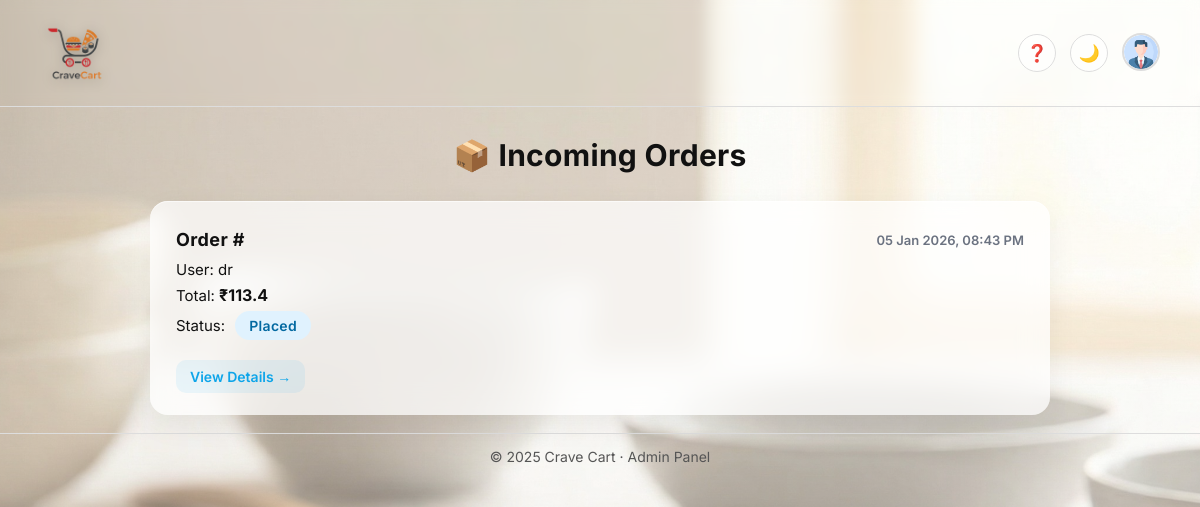
/admin-panel/orders/ (signed in), run on an earlier commit of the app's database.
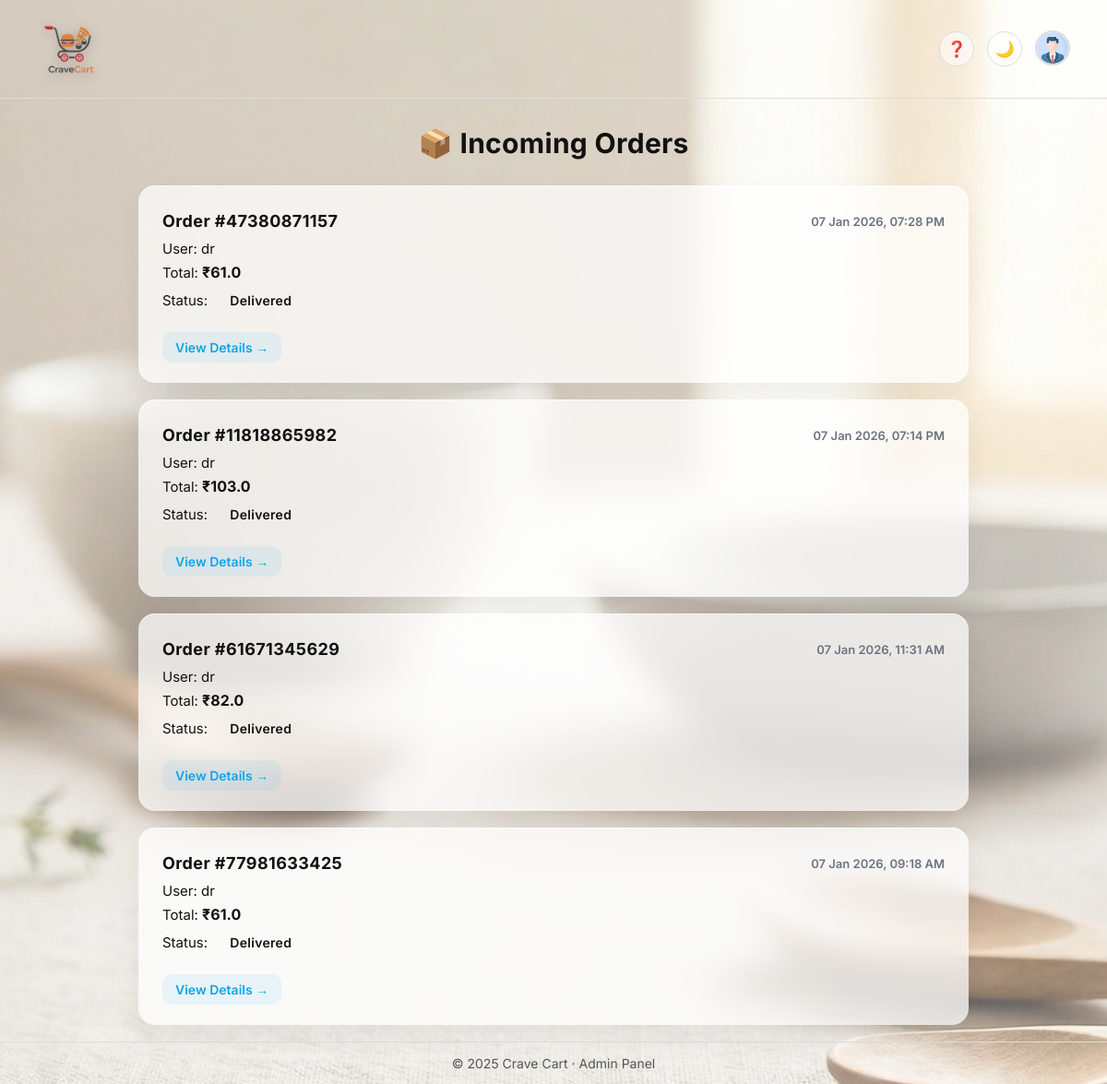
And on a later commit of the database.
### delivery/models.py (models this page shows, shortened)
class Order(models.Model):
    STATUS_CHOICES = [
        ("PLACED", "Placed"),
        ("PREPARING", "Preparing"),
        ("OUT_FOR_DELIVERY", "Out for Delivery"),
        ("DELIVERED", "Delivered"),
        ("CANCELLED", "Cancelled"),
    ]
    order_number = models.CharField(max_length=11, unique=True, blank=True, null=True)
    user = models.ForeignKey(User, on_delete=models.CASCADE)
    coupon_code = models.CharField(max_length=50, blank=True, null=True)
    coupon_discount = models.DecimalField(
        max_digits=10,
        decimal_places=2,
        default=0
    )
    subtotal = models.FloatField(default=0)
    gst_percent = models.PositiveIntegerField(default=5)
    gst_amount = models.FloatField(default=0)
    delivery_fee = models.FloatField(default=0)
    total_amount = models.FloatField(default=0)
    payment_id = models.CharField(max_length=200)
    status = models.CharField(max_length=20, choices=STATUS_CHOICES, default="PLACED")
    created_at = models.DateTimeField(auto_now_add=True)
    delivered_at = models.DateTimeField(null=True, blank=True)
    rating = models.PositiveSmallIntegerField(null=True, blank=True)
    review = models.TextField(blank=True)

class User(models.Model):
    username = models.CharField(max_length=150, unique=True)
    first_name = models.CharField(max_length=30)
    last_name = models.CharField(max_length=30)
    password = models.CharField(max_length=128)
    email = models.EmailField(unique=True)
    mobile = models.CharField(max_length=15)
    address = models.TextField()

### delivery/views.py (the view)
# urls.py: path("admin-panel/orders/", views.admin_orders, name="admin_orders"),
def admin_orders(request):
    if request.session.get("username") != "admin":
        return redirect("signin")
    orders = Order.objects.all().order_by("-created_at")
    return render(request, "admin_orders.html", {
        "orders": orders
    })

### delivery/context_processors.py (called while the page is built)
def cart_count_processor(request):
    cart_count = 0
    username = request.session.get("username")
    if username:
        cart = Cart.objects.filter(username=username).first()
        if cart:
            cart_count = (
                CartItem.objects
                .filter(cart=cart)
                .aggregate(total=Sum("quantity"))["total"]
                or 0
            )
    return {
        "cart_count": cart_count
    }

### delivery/templates/admin_orders.html (shortened to what this page needs)
{% load static %}
<!DOCTYPE html>
<html lang="en">
<head>
  <link rel="stylesheet" href="{% static 'css/sign_style.css' %}">
  <link rel="stylesheet" href="{% static 'css/admin_orders.css' %}">
</head>
<body>
<header class="header">
    <div class="brand">
        <a href="{% url 'home' %}" class="logo-link">
            <img src="{% static 'images/logoo.png' %}" alt="Crave Cart Logo" class="logo">
        </a>
    </div>
    <div class="header-actions">
        <button class="icon-btn" title="Help">❓</button>
        <button class="icon-btn theme-btn" onclick="toggleTheme()" title="Toggle theme">
            <span id="themeIcon">🌙</span>
        </button>
        <div class="profile-menu">
            <button class="profile-avatar" onclick="toggleProfileMenu(event)">
                <img src="{% static 'images/profile.png' %}" alt="Profile">
            </button>
        </div>
    </div>
</header>
  <h2>📦 Incoming Orders</h2>
  {% if orders %}
    {% for order in orders %}
      <div class="admin-order-card">
        <div class="top">
          <strong>Order #{{ order.order_number }}</strong>
          <span>{{ order.created_at|date:"d M Y, h:i A" }}</span>
        </div>
        <div class="detail">
          <span class="label">User:</span>
          <span class="value">{{ order.user.username }}</span>
        </div>
        <div class="detail">
          <span class="label">Total:</span>
          <span class="value amount">₹{{ order.total_amount }}</span>
        </div>
        <div class="detail">
          <span class="label">Status:</span>
          <span class="status {{ order.status }}">
            {{ order.get_status_display }}
          </span>
        </div>
        <a class="view-btn" href="{% url 'admin_order_detail' order.id %}">
          View Details →
        </a>
      </div>
    {% endfor %}
  {% else %}
    <p class="empty-text">No orders yet 📭</p>
  {% endif %}
<footer class="footer">
    © 2025 Crave Cart · Admin Panel
</footer>
</body>
</html>

### delivery/static/css/sign_style.css (style rules this page uses)
:root { --bg: #ffffff; --text: #111111; --muted: #555; --primary: #000000; --border: #ddd; }
* { margin: 0; padding: 0; box-sizing: border-box; font-family: 'Inter', sans-serif; }
body { min-height: 100vh; background: radial-gradient(circle at top, rgba(255,255,255,0.40), rgba(255,255,255,0.40) ), url("../images/bg-light.jpg") center / cover no-repeat; background-attachment: fixed; color: var(--text); transition: background 0.3s ease, color 0.3s ease; }
.header { backdrop-filter: blur(8px); padding: 18px 40px; display: flex; justify-content: space-between; align-items: center; border-bottom: 1px solid var(--border); backdrop-filter: blur(6px); }
.logo-link { display: flex; align-items: center; text-decoration: none; }
.logo { object-fit: contain; border-radius: 10px; padding: 6px; height: 70px; width: auto; background: transparent; filter: drop-shadow(0 2px 6px rgba(0,0,0,0.25)); transition: transform 0.2s ease, filter 0.2s ease; }
.header-actions { display: flex; align-items: center; gap: 14px; }
.icon-btn { width: 38px; height: 38px; border-radius: 50%; border: 1px solid var(--border); background: rgba(255,255,255,0.55); display: flex; align-items: center; justify-content: center; cursor: pointer; font-size: 17px; backdrop-filter: blur(6px); transition: background 0.2s ease, transform 0.15s ease; }
.profile-menu { position: relative; }
.profile-avatar { width: 38px; height: 38px; border-radius: 50%; border: 2px solid var(--border); background: none; padding: 0; cursor: pointer; overflow: hidden; }
.profile-avatar img { width: 100%; height: 100%; object-fit: cover; transition: transform 0.2s ease; }
.footer { text-align: center; padding: 14px; border-top: 1px solid var(--border); font-size: 14px; color: var(--muted); }
.brand { display: flex; align-items: center; }

### delivery/static/css/admin_orders.css (style rules this page uses)
h2 { text-align: center; font-size: 30px; font-weight: 700; margin: 30px 0; letter-spacing: 0.3px; margin-bottom: 28px; color: var(--text-primary); }
.admin-order-card { background: rgba(255, 255, 255, 0.72); backdrop-filter: blur(14px); box-shadow: 0 10px 30px rgba(0, 0, 0, 0.06), inset 0 1px 0 rgba(255, 255, 255, 0.6); transition: transform 0.25s ease, box-shadow 0.25s ease; position: relative; border-radius: 18px; padding: 22px 26px; margin: 18px auto; max-width: 900px; }
.admin-order-card::before { content: ""; position: absolute; left: 0; top: 0; height: 100%; width: 6px; border-radius: 18px 0 0 18px; background: var(--border-glow); }
.admin-order-card .top { display: flex; justify-content: space-between; align-items: center; margin-bottom: 12px; font-weight: 600; margin-bottom: 10px; color: var(--text-primary); }
.admin-order-card .top strong { font-size: 18px; font-weight: 700; letter-spacing: 0.4px; }
.admin-order-card .top span { font-size: 13px; color: #6b7280; }
.admin-order-card div { margin: 6px 0; font-size: 15px; color: var(--text-secondary); }
.admin-order-card .amount { font-size: 16px; font-weight: 700; }
.status { display: inline-block; border-radius: 999px; font-weight: 600; margin-left: 6px; letter-spacing: 0.3px; padding: 6px 14px; font-weight: 600; font-size: 14px; }
.status.DELIVERED { background: var(--status-delivered-bg); color: var(--status-delivered-text); }
.admin-order-card a { display: inline-block; margin-top: 14px; text-decoration: none; font-weight: 600; font-size: 14px; color: #0ea5e9; padding: 8px 14px; border-radius: 10px; transition: all 0.25s ease; background: rgba(14, 165, 233, 0.08); }
.view-btn { display: inline-block; margin-top: 14px; padding: 10px 18px; border-radius: 999px; background: rgba(14,165,233,0.12); color: var(--accent); font-weight: 600; text-decoration: none; transition: all 0.25s ease; }
header.header { position: sticky; top: 0; z-index: 99999; }
.profile-menu { position: relative; z-index: 100000; }
body { overflow: visible; }
body, .container, .orders-wrapper { overflow: visible !important; }
header.header, .profile-menu, .profile-dropdown { z-index: 999999 !important; }

What changed in the data, as far as the page shows it:
removed Order: created_at "05 Jan 2026, 08:43 PM", user.username "dr", total_amount "113.4", status "Placed"
added Order: order_number "47380871157", created_at "07 Jan 2026, 07:28 PM", user.username "dr", total_amount "61.0", status "Delivered"
added Order: order_number "11818865982", created_at "07 Jan 2026, 07:14 PM", user.username "dr", total_amount "103.0", status "Delivered"
added Order: order_number "61671345629", created_at "07 Jan 2026, 11:31 AM", user.username "dr", total_amount "82.0", status "Delivered"
added Order: order_number "77981633425", created_at "07 Jan 2026, 09:18 AM", user.username "dr", total_amount "61.0", status "Delivered"
